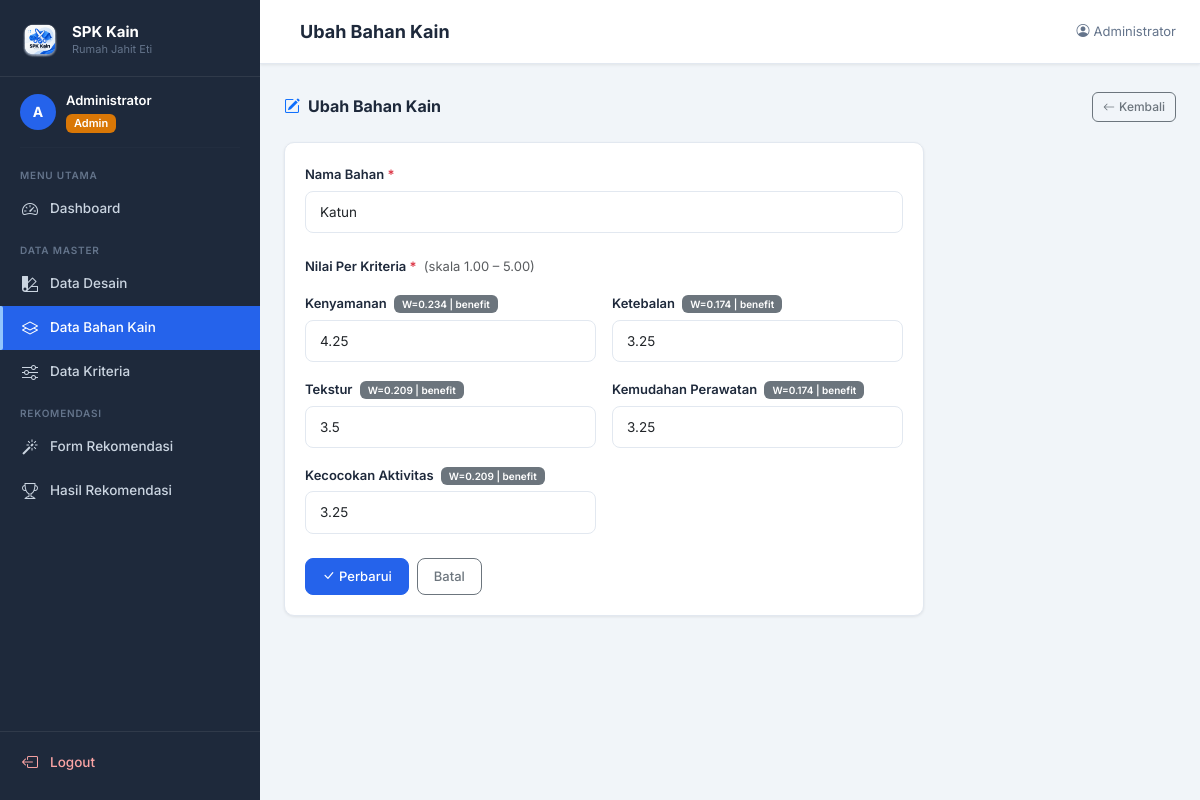
The page /public/bahan-kain/edit.php?id=2 (signed in) on the database its author committed.
### tables this page shows
CREATE TABLE `bahan_kain` (
  `id`          INT         NOT NULL AUTO_INCREMENT,
  `nama_bahan`  VARCHAR(50) NOT NULL,
  `foto`        VARCHAR(255) DEFAULT NULL,
  `created_at`  TIMESTAMP   NOT NULL DEFAULT CURRENT_TIMESTAMP,
  PRIMARY KEY (`id`)
);

CREATE TABLE `kriteria` (
  `id`            INT          NOT NULL AUTO_INCREMENT,
  `nama_kriteria` VARCHAR(50)  NOT NULL,
  `bobot`         DECIMAL(5,3) NOT NULL COMMENT '0.000–1.000; total semua baris harus = 1.000',
  `atribut`       ENUM('benefit','cost') NOT NULL DEFAULT 'benefit',
  `created_at`    TIMESTAMP    NOT NULL DEFAULT CURRENT_TIMESTAMP,
  PRIMARY KEY (`id`)
);

### src/autoload.php (called while the page is built, shortened)
<?php
spl_autoload_register(function (string $class): void {
    $namespaceMap = [
        'Config\\'     => BASE_PATH . '/src/Config/',
        'Models\\'     => BASE_PATH . '/src/Models/',
        'Services\\'   => BASE_PATH . '/src/Services/',
        'Middleware\\' => BASE_PATH . '/src/Middleware/',
        'Helpers\\'    => BASE_PATH . '/src/Helpers/',
    ];
    foreach ($namespaceMap as $namespace => $dir) {
        if (str_starts_with($class, $namespace)) {
            $relative = substr($class, strlen($namespace));
            $file     = $dir . str_replace('\\', '/', $relative) . '.php';
            if (file_exists($file)) {
                return;
            }
        }
    }
});

### src/Config/Database.php (called while the page is built, shortened)
<?php
class Database
{
    private static ?PDO $instance = null;
    private static string $host     = '127.0.0.1';
    private static int    $port     = 3307;
    private static string $dbname   = 'spk_saw_kain';
    private static string $username = 'root';
    private static string $password = '';
    private static string $charset  = 'utf8mb4';
    public static function getInstance(): PDO
    {
        if (self::$instance === null) {
            $dsn = sprintf(
                'mysql:host=%s;port=%d;dbname=%s;charset=%s',
                self::$host,
                self::$port,
                self::$dbname,
                self::$charset
            );
            $options = [
                PDO::ATTR_ERRMODE            => PDO::ERRMODE_EXCEPTION,
                PDO::ATTR_DEFAULT_FETCH_MODE => PDO::FETCH_ASSOC,
                PDO::ATTR_EMULATE_PREPARES   => false,
            ];
            try {
                self::$instance = new PDO($dsn, self::$username, self::$password, $options);
            } catch (PDOException $e) {
                error_log('[DB Error] ' . $e->getMessage());
                die('Koneksi database gagal. Hubungi administrator.');
            }
        }
        return self::$instance;
    }
}

### src/Helpers/Validator.php (called while the page is built, shortened)
<?php
class Validator
{
    public static function sanitizeInt(mixed $value): int
    {
        return (int) filter_var($value, FILTER_SANITIZE_NUMBER_INT);
    }
}

### src/Models/BahanKain.php (called while the page is built, shortened)
<?php
class BahanKain
{
    private PDO $db;
    public function __construct()
    {
        $this->db = Database::getInstance();
    }
    public function getById(int $id): array|false
    {
        $stmt = $this->db->prepare('SELECT * FROM bahan_kain WHERE id = ?');
        $stmt->execute([$id]);
        return $stmt->fetch();
    }
}

### src/Models/Kriteria.php (called while the page is built, shortened)
<?php
class Kriteria
{
    private PDO $db;
    public function __construct()
    {
        $this->db = Database::getInstance();
    }
    public function getAll(): array
    {
        $stmt = $this->db->query(
            'SELECT id, nama_kriteria, bobot, atribut, created_at FROM kriteria ORDER BY id'
        );
        return $stmt->fetchAll();
    }
}

### src/Models/NilaiBahan.php (called while the page is built, shortened)
<?php
class NilaiBahan
{
    private PDO $db;
    public function __construct()
    {
        $this->db = Database::getInstance();
    }
    public function getByBahanId(int $bahanKainId): array
    {
        $stmt = $this->db->prepare(
            'SELECT kriteria_id, nilai FROM nilai_bahan WHERE bahan_kain_id = ?'
        );
        $stmt->execute([$bahanKainId]);
        $rows = $stmt->fetchAll();
        $result = [];
        foreach ($rows as $row) {
            $result[$row['kriteria_id']] = (float)$row['nilai'];
        }
        return $result;
    }
}

### public/bahan-kain/edit.php (the view, shortened to what this page needs)
<?php
require_once __DIR__ . '/../../src/autoload.php';
$id           = Validator::sanitizeInt($_GET['id'] ?? 0);
$modelBahan   = new BahanKain();
$bahan        = $modelBahan->getById($id);
$errors        = [];
$modelKriteria = new Kriteria();
$modelNilai    = new NilaiBahan();
$kriteriaList  = $modelKriteria->getAll();
$existingNilai = $modelNilai->getByBahanId($id);
require_once __DIR__ . '/../partials/header.php';
?>
<div class="layout-wrapper">
    <?php require_once __DIR__ . '/../partials/sidebar.php'; ?>
    <main class="main-content">
        <?php require_once __DIR__ . '/../partials/navbar.php'; ?>
        <div class="content-wrapper">
            <div class="section-header">
                <h2 class="section-title">
                    <i class="bi bi-pencil-square me-2 text-primary"></i>Ubah Bahan Kain
                </h2>
                <a href="/spk-saw-kain/public/bahan-kain/index.php" class="btn btn-outline-secondary btn-sm">
                    <i class="bi bi-arrow-left me-1"></i>Kembali
                </a>
            </div>
            <div class="card" style="max-width:640px;">
                <div class="card-body">
                    <form method="POST" novalidate>
                        <div class="mb-4">
                            <label for="nama_bahan" class="form-label">Nama Bahan <span class="text-danger">*</span></label>
                            <input type="text"
                                   class="form-control <?= isset($errors['nama_bahan']) ? 'is-invalid' : '' ?>"
                                   id="nama_bahan" name="nama_bahan"
                                   value="<?= htmlspecialchars($bahan['nama_bahan']) ?>"
                                   required>
                        </div>
                        <div class="mb-4">
                            <label class="form-label fw-600 d-block mb-3">
                                Nilai Per Kriteria <span class="text-danger">*</span>
                                <span class="text-muted fw-normal ms-1">(skala 1.00 – 5.00)</span>
                            </label>
                            <div class="row g-3">
                                <?php foreach ($kriteriaList as $k): ?>
                                <?php $field = "nilai_{$k['id']}"; ?>
                                <div class="col-sm-6">
                                    <label for="<?= $field ?>" class="form-label">
                                        <?= htmlspecialchars($k['nama_kriteria']) ?>
                                        <span class="badge bg-secondary ms-1" style="font-size:10px;">
                                            W=<?= $k['bobot'] ?> | <?= $k['atribut'] ?>
                                        </span>
                                    </label>
                                    <input type="number"
                                           class="form-control nilai-bahan-input <?= isset($errors[$field]) ? 'is-invalid' : '' ?>"
                                           id="<?= $field ?>"
                                           name="nilai[<?= $k['id'] ?>]"
                                           value="<?= htmlspecialchars((string)($existingNilai[$k['id']] ?? '')) ?>"
                                           step="0.25" min="1" max="5"
                                           required>
                                </div>
                                <?php endforeach; ?>
                            </div>
                        </div>
                        <div class="d-flex gap-2">
                            <button type="submit" class="btn btn-primary">
                                <i class="bi bi-check-lg me-1"></i>Perbarui
                            </button>
                            <a href="/spk-saw-kain/public/bahan-kain/index.php" class="btn btn-outline-secondary">Batal</a>
                        </div>
                    </form>
                </div>
            </div>
        </div>
    </main>
</div>
</body>
</html>

### public/assets/css/style.css (style rules this page uses)
:root { --primary: #2563EB; --primary-dark: #1D4ED8; --primary-light: #EFF6FF; --accent: #0EA5E9; --success: #16A34A; --warning: #D97706; --danger: #DC2626; --sidebar-bg: #1E293B; --sidebar-hover: #334155; --sidebar-active: #2563EB; --sidebar-text: #CBD5E1; --sidebar-label: #64748B; --sidebar-width: 260px; --navbar-height: 64px; --bg: #F1F5F9; --surface: #FFFFFF; --border: #E2E8F0; --text-main: #1E293B; --text-muted: #64748B; --radius: 10px; --shadow-sm: 0 1px 3px rgba(0,0,0,.08); --shadow: 0 4px 16px rgba(0,0,0,.10); --shadow-lg: 0 8px 32px rgba(0,0,0,.14); --transition: all .2s ease; }
*, *::before, *::after { box-sizing: border-box; }
html, body { height: 100%; margin: 0; padding: 0; }
body { font-family: 'Inter', system-ui, sans-serif; font-size: 14px; color: var(--text-main); background: var(--bg); }
.layout-wrapper { display: flex; min-height: 100vh; }
.main-content { margin-left: var(--sidebar-width); flex: 1; display: flex; flex-direction: column; min-height: 100vh; }
.content-wrapper { padding: 28px 24px; flex: 1; }
.card { border: 1px solid var(--border); border-radius: var(--radius); box-shadow: var(--shadow-sm); background: var(--surface); }
.card-body { padding: 20px; }
.btn { font-size: 13px; font-weight: 500; border-radius: 8px; padding: 8px 16px; transition: var(--transition); }
.btn-sm { padding: 5px 10px; font-size: 12px; border-radius: 6px; }
.btn-primary { background: var(--primary); border-color: var(--primary); }
.form-label { font-size: 13px; font-weight: 600; color: var(--text-main); margin-bottom: 6px; }
.form-control, .form-select { border-color: var(--border); border-radius: 8px; font-size: 13.5px; padding: 10px 14px; transition: var(--transition); }
.badge { font-size: 11px; font-weight: 600; padding: 4px 8px; border-radius: 6px; }
.fw-600 { font-weight: 600; }
.section-header { display: flex; align-items: center; justify-content: space-between; margin-bottom: 20px; gap: 12px; flex-wrap: wrap; }
.section-title { font-size: 16px; font-weight: 700; color: var(--text-main); margin: 0; }

### rows shown on the page
bahan_kain: nama_bahan "Katun"
kriteria: nama_kriteria "Kenyamanan", bobot "0.234", atribut "benefit", id "4.25"
kriteria: nama_kriteria "Ketebalan", bobot "0.174", atribut "benefit", id "3.25"
kriteria: nama_kriteria "Tekstur", bobot "0.209", atribut "benefit", id "3.5"
kriteria: nama_kriteria "Kemudahan Perawatan", bobot "0.174", atribut "benefit", id "3.25"
kriteria: nama_kriteria "Kecocokan Aktivitas", bobot "0.209", atribut "benefit", id "3.25"

### other values the page prints
substr($_SESSION['nama'] ?? 'U', 0, 1) "A"
$_SESSION['nama'] "Administrator"
$pageTitle "Ubah Bahan Kain"
